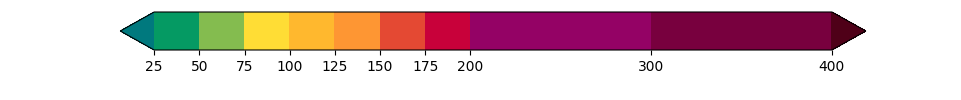

Source code (Python):
# -*- coding: utf-8 -*-
# Author: TAO Nianze (Augus)
import matplotlib.cm as cm
import matplotlib.pyplot as plt
from .structure import rgb
from matplotlib.colors import (
    ListedColormap,
    BoundaryNorm,
)


c_map = ListedColormap(rgb)
bounds = [
    25,
    50,
    75,
    100,
    125,
    150,
    175,
    200,
    300,
    400
]
norm = BoundaryNorm(
    bounds,
    c_map.N,
    extend='both',
)


def create_colorbar(file_name: str):
    fig, ax = plt.subplots(
        figsize=(10, 1),
    )
    fig.subplots_adjust(
        bottom=0.5,
    )
    fig.colorbar(
        cm.ScalarMappable(
            norm=norm,
            cmap=c_map,
        ),
        cax=ax,
        orientation='horizontal',
    )
    plt.savefig(
        file_name,
        dpi=200,
    )
    plt.close()
